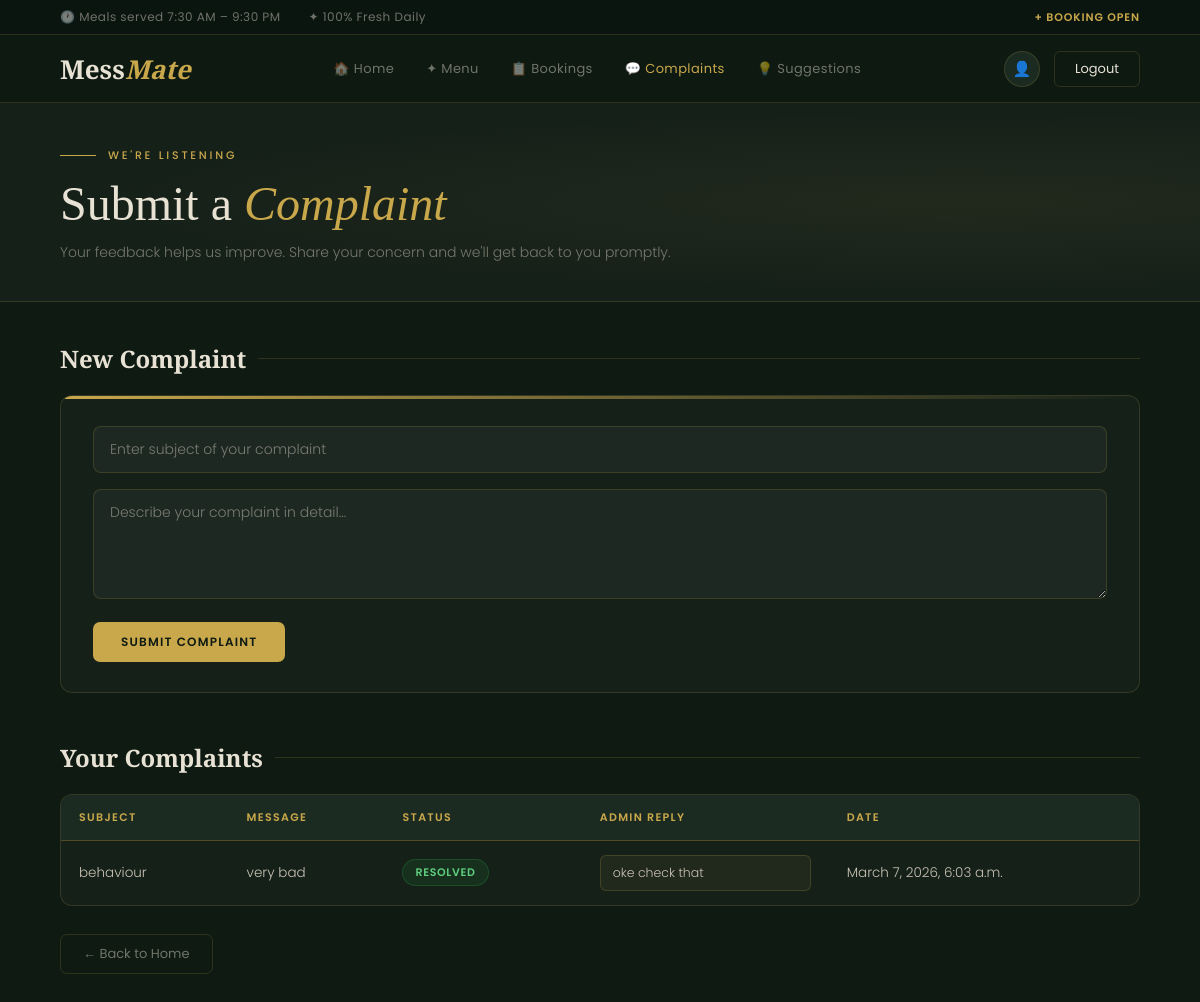
Screenshot of /complaint (signed in) with the database file from the repository.
### enteapp/models.py (models this page shows, shortened)
class Complaint(models.Model):
    STATUS = (
        ('Pending', 'Pending'),
        ('Completed', 'Completed'),
    )
    LOGIN = models.ForeignKey(Login, on_delete=models.CASCADE)
    subject = models.CharField(max_length=200)
    message = models.TextField()
    reply = models.TextField(blank=True, null=True)
    status = models.CharField(max_length=20, choices=STATUS, default='Pending')
    created_at = models.DateTimeField(auto_now_add=True)

### enteapp/views.py (the view, shortened to what this page needs)
# urls.py: path('complaint',views.complaint,name='complaint'),
def complaint(request):
    lid = request.session.get("lid")
    complaints = Complaint.objects.filter(LOGIN_id=lid).order_by("-created_at")
    return render(request, "complaints.html", {"complaints": complaints})

### templates/complaints.html (shortened to what this page needs)
<!DOCTYPE html>
<html>
<head>
</head>
<body>
<div class="topbar">
    <div class="left">
        <span>🕐 Meals served 7:30 AM – 9:30 PM</span>
        <span>✦ 100% Fresh Daily</span>
    </div>
    <span class="booking-open">+ BOOKING OPEN</span>
</div>
<nav class="navbar">
    <a class="logo" href="{% url 'home' %}">Mess<span>Mate</span></a>
    <div class="nav-links">
        <a href="{% url 'home' %}">🏠 Home</a>
        <a href="{% url 'menu' %}">✦ Menu</a>
        <a href="{% url 'mybookings' %}">📋 Bookings</a>
        <a href="{% url 'complaint' %}" class="active">💬 Complaints</a>
        <a href="{% url 'addsuggestion' %}">💡 Suggestions</a>
    </div>
    <div class="nav-right">
        <div class="avatar">👤</div>
        <a href="{% url 'userlogin' %}" class="logout-btn">Logout</a>
    </div>
</nav>
<div class="page-hero">
    <div class="hero-label">We're Listening</div>
    <h1>Submit a <em>Complaint</em></h1>
    <p>Your feedback helps us improve. Share your concern and we'll get back to you promptly.</p>
</div>
<div class="container">
    <div class="section-title">New Complaint</div>
    <div class="form-card">
        <form method="post">
            <input type="text" name="subject" placeholder="Enter subject of your complaint" required>
            <textarea name="message" rows="4" placeholder="Describe your complaint in detail..." required></textarea>
            <button type="submit" class="submit-btn">Submit Complaint</button>
        </form>
    </div>
    <div class="section-title">Your Complaints</div>
    <div class="table-wrapper">
        <table>
            <thead>
                <tr>
                    <th>Subject</th>
                    <th>Message</th>
                    <th>Status</th>
                    <th>Admin Reply</th>
                    <th>Date</th>
                </tr>
            </thead>
            <tbody>
                {% for c in complaints %}
                <tr>
                    <td>{{ c.subject }}</td>
                    <td>{{ c.message }}</td>
                    <td>
                        {% if c.status == "Pending" %}
                            <span class="badge badge-pending">Pending</span>
                        {% else %}
                            <span class="badge badge-resolved">Resolved</span>
                        {% endif %}
                    </td>
                    <td>
                        {% if c.reply %}
                            <div class="reply-box">{{ c.reply }}</div>
                        {% else %}
                            <span class="no-reply">No reply yet</span>
                        {% endif %}
                    </td>
                    <td>{{ c.created_at }}</td>
                </tr>
                {% endfor %}
            </tbody>
        </table>
    </div>
    <a href="{% url 'home' %}" class="back-btn">← Back to Home</a>
</div>
</body>
</html>

### rows the page displays
Complaint: subject "behaviour", message "very bad", status "RESOLVED", reply "oke check that", created_at "March 7, 2026, 6:03 a.m."
